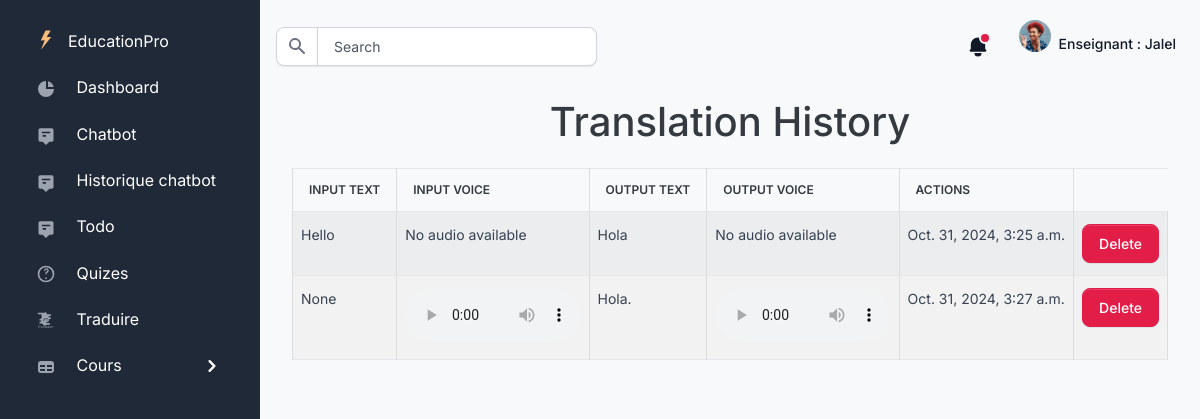
Page /langues/translatorhistory/ (signed in) on the committed database.
### accounts/models.py (models this page shows, shortened)
class CustomUser(AbstractUser):
    ROLES = [
        ('Etudiant', 'Étudiant'),
        ('Enseignant', 'Enseignant'),
    ]
    EXPERIENCES = [
        ('Débutant', 'Débutant'),
        ('Intermédiaire', 'Intermédiaire'),
        ('Avancé', 'Avancé'),
    ]
    SPECIALITES = [
        ('Développement Web', 'Développement Web'),
        ('Développement Mobile', 'Développement Mobile'),
        ('Développement Logiciel', 'Développement Logiciel'),
        ('Développement Jeux Vidéo', 'Développement Jeux Vidéo'),
        ('Développement Réseau', 'Développement Réseau'),
        ('Développement Système', 'Développement Système'),
        ('Développement Embarqué', 'Développement Embarqué'),
        ('Développement IA', 'Développement IA'),
        ('Développement IoT', 'Développement IoT'),
        ('Développement Cloud', 'Développement Cloud'),
        ('Développement Big Data', 'Développement Big Data'),
        ('Développement Blockchain', 'Développement Blockchain'),
        ('Développement Sécurité', 'Développement Sécurité'),
        ('Développement DevOps', 'Développement DevOps'),
        ('Développement Autre', 'Développement Autre'),
    ]
    role = models.CharField(max_length=50, choices=ROLES, default='Etudiant')
    experience = models.CharField(max_length=50, choices=EXPERIENCES, default='Débutant')
    diplomes = models.CharField(max_length=255, blank=True, null=True)
    specialite = models.CharField(max_length=100, blank=True, null=True)
    about = models.TextField(blank=True, null=True)
    avatar = models.ImageField(upload_to='avatars/', blank=True, null=True)

### gestionLangue/models.py (models this page shows, shortened)
class InputTranslator(models.Model):
    user = models.ForeignKey(settings.AUTH_USER_MODEL, on_delete=models.CASCADE)
    created_at = models.DateTimeField(auto_now_add=True)
    input_text = models.TextField(blank=True, null=True)
    input_voice = models.FileField(upload_to='gestionLangue/input_voice/', blank=True, null=True)

class OutputTranslator(models.Model):
    input_translator = models.ForeignKey(InputTranslator, on_delete=models.CASCADE)
    created_at = models.DateTimeField(auto_now_add=True)
    output_text = models.TextField(blank=True, null=True)
    output_voice = models.FileField(upload_to='gestionLangue/output_voice/', blank=True, null=True)

### gestionLangue/views.py (the view)
# urls.py: path('translatorhistory/', views.translator_history, name='translator_history'),
def translator_history(request):
    input_translations = InputTranslator.objects.filter(user=request.user).prefetch_related('outputtranslator_set')
    context = {
        'input_translations': input_translations,
    }
    return render(request, 'translator_history.html', context)

### gestionLangue/templates/translator_history.html (shortened to what this page needs)
{% extends "layouts/base.html" %}
{% block content %}
<body>
    <h1>Translation History</h1>
    <div class="container">
        <table class="table table-striped table-bordered">
            <thead >
                <tr>
                    <th style="color: #343a40;">Input Text</th>
                    <th style="color: #343a40;">Input Voice</th>
                    <th style="color: #343a40;">Output Text</th>
                    <th style="color: #343a40;">Output Voice</th>
                    <th style="color: #343a40;">Actions</th>
                </tr>
            </thead>
            <tbody>
                {% for input_translation in input_translations %}
                    <tr>
                        <td>{{ input_translation.input_text }}</td>
                        <td class="audio-cell">
                            {% if input_translation.input_voice %}
                                <audio controls>
                                    <source src="{{ input_translation.input_voice.url }}" type="audio/mpeg">
                                </audio>
                            {% else %}
                                No audio available
                            {% endif %}
                        </td>
                        {% for output_translation in input_translation.outputtranslator_set.all %}
                            <td>{{ output_translation.output_text }}</td>
                            <td class="audio-cell">
                                {% if output_translation.output_voice %}
                                    <audio controls>
                                        <source src="{{ output_translation.output_voice.url }}" type="audio/mpeg">
                                    </audio>
                                {% else %}
                                    No audio available
                                {% endif %}
                            </td>
                            <td>{{ input_translation.created_at }}</td>
                            <td>
                                <button class="btn btn-danger" onclick="deleteTranslation({{ input_translation.id }})">Delete</button>
                            </td>
                        {% endfor %}
                    </tr>
                {% empty %}
                    <tr>
                        <td colspan="6" class="text-center">No translations found.</td>
                    </tr>
                {% endfor %}
            </tbody>
        </table>
    </div>
</body>
{% endblock content %}

### templates/layouts/base.html (shortened to what this page needs)
<!DOCTYPE html>
<html lang="en">
<head>
<link type="text/css" href="/static/assets/vendor/sweetalert2/dist/sweetalert2.min.css" rel="stylesheet">
<link type="text/css" href="/static/assets/vendor/notyf/notyf.min.css" rel="stylesheet">
<link type="text/css" href="/static/assets/css/volt.css" rel="stylesheet">
</head>
<body>
    {% include 'includes/sidebar.html' %}
    <main class="content">
      {% include 'includes/navigation.html' %}
      {% block content %}{% endblock content %}
    </main>
</body>
</html>

### templates/includes/sidebar.html (shortened to what this page needs)
        <nav id="sidebarMenu" class="sidebar d-lg-block bg-gray-800 text-white collapse" data-simplebar>
          <div class="sidebar-inner px-4 pt-3">
            <ul class="nav flex-column pt-3 pt-md-0">
              <li class="nav-item">
                <a href="/" class="nav-link d-flex align-items-center">
                  <span class="sidebar-icon">
                    <img src="/static/assets/img/brand/light.svg" height="20" width="20" alt="Volt Logo">
                  </span>
                  <span class="mt-1 ms-1 sidebar-text">EducationPro</span>
                </a>
              </li>
              <li class="nav-item {% if 'dashboard' in segment %} active {% endif %}">
                <a  href="{% url 'dashboard' %}" class="nav-link">
                  <span class="sidebar-icon">
                    <svg class="icon icon-xs me-2" fill="currentColor" viewBox="0 0 20 20" xmlns="http://www.w3.org/2000/svg"><path d="M2 10a8 8 0 018-8v8h8a8 8 0 11-16 0z"></path><path d="M12 2.252A8.014 8.014 0 0117.748 8H12V2.252z"></path></svg>
                  </span>
                  <span class="sidebar-text">Dashboard</span>
                </a>
              </li>
              <li class="nav-item {% if 'Chatbot' in segment %} active {% endif %}">
                <a href="{% url 'chatbot' %}" class="nav-link">
                  <span class="sidebar-icon">
                    <svg class="icon icon-xs me-2" fill="currentColor" viewBox="0 0 24 24" xmlns="http://www.w3.org/2000/svg">
                      <path d="M21 6c0-1.1-.9-2-2-2H5c-1.1 0-2 .9-2 2v12c0 1.1.9 2 2 2h3l4 4 4-4h3c1.1 0 2-.9 2-2V6zm-9 8h-4v-2h4v2zm5-4H7V8h10v2z"></path>
                    </svg>
                  </span>
                  <span class="sidebar-text">Chatbot</span>
                </a>
              </li>
              <li class="nav-item {% if 'historique_chatbot' in segment %} active {% endif %}">
                <a href="{% url 'historique_chatbot' %}" class="nav-link">
                  <span class="sidebar-icon">
                    <svg class="icon icon-xs me-2" fill="currentColor" viewBox="0 0 24 24" xmlns="http://www.w3.org/2000/svg">
                      <path d="M21 6c0-1.1-.9-2-2-2H5c-1.1 0-2 .9-2 2v12c0 1.1.9 2 2 2h3l4 4 4-4h3c1.1 0 2-.9 2-2V6zm-9 8h-4v-2h4v2zm5-4H7V8h10v2z"></path>
                    </svg>
                  </span>
                  <span class="sidebar-text">Historique chatbot</span>
                </a>
              </li>
              <li class="nav-item {% if 'user_todo_list' in segment %} active {% endif %}">
                <a href="{% url 'user_todo_list' %}" class="nav-link">
                  <span class="sidebar-icon">
                    <svg class="icon icon-xs me-2" fill="currentColor" viewBox="0 0 24 24" xmlns="http://www.w3.org/2000/svg">
                      <path d="M21 6c0-1.1-.9-2-2-2H5c-1.1 0-2 .9-2 2v12c0 1.1.9 2 2 2h3l4 4 4-4h3c1.1 0 2-.9 2-2V6zm-9 8h-4v-2h4v2zm5-4H7V8h10v2z"></path>
                    </svg>
                  </span>
                  <span class="sidebar-text">Todo</span>
                </a>
              </li>
            <li class="nav-item {% if 'Quiz' in segment %} active {% endif %}">
                <a href="{% url 'quiz_list' %}" class="nav-link">
                  <span class="sidebar-icon">
                </span>
                  <span class="sidebar-text">Quizes</span>
                </a>
              </li>
              <li class="nav-item {% if 'settings' in segment %} active {% endif %}">
                <a  href="{% url 'gradio_view' %}" class="nav-link">
                  <span class="sidebar-icon">
                  </span>
                  <span class="sidebar-text">Traduire</span>
                </a>
              </li>
              <li class="nav-item {% if 'tables-bootstrap-' in segment %} active {% endif %}">
                <span
                  class="nav-link  collapsed  d-flex justify-content-between align-items-center"
                  data-bs-toggle="collapse" data-bs-target="#submenu-app">
                  <span>
                    <span class="sidebar-icon">
                      <svg class="icon icon-xs me-2" fill="currentColor" viewBox="0 0 20 20" xmlns="http://www.w3.org/2000/svg"><path fill-rule="evenodd" d="M5 4a3 3 0 00-3 3v6a3 3 0 003 3h10a3 3 0 003-3V7a3 3 0 00-3-3H5zm-1 9v-1h5v2H5a1 1 0 01-1-1zm7 1h4a1 1 0 001-1v-1h-5v2zm0-4h5V8h-5v2zM9 8H4v2h5V8z" clip-rule="evenodd"></path></svg>
                    </span>
                    <span class="sidebar-text">Cours</span>
                  </span>
                  <span class="link-arrow">
                    <svg class="icon icon-sm" fill="currentColor" viewBox="0 0 20 20" xmlns="http://www.w3.org/2000/svg"><path fill-rule="evenodd" d="M7.293 14.707a1 1 0 010-1.414L10.586 10 7.293 6.707a1 1 0 011.414-1.414l4 4a1 1 0 010 1.414l-4 4a1 1 0 01-1.414 0z" clip-rule="evenodd"></path></svg>
                  </span>
                </span>
              </li>
            </ul>
          </div>
        </nav>

### templates/includes/navigation.html (shortened to what this page needs)
<nav class="navbar navbar-top navbar-expand navbar-dashboard navbar-dark ps-0 pe-2 pb-0">
              <div class="container-fluid px-0">
                <div class="d-flex justify-content-between w-100" id="navbarSupportedContent">
                  <div class="d-flex align-items-center">
                    <form class="navbar-search form-inline" id="navbar-search-main">
                      <div class="input-group input-group-merge search-bar">
                          <span class="input-group-text" id="topbar-addon">
                          </span>
                          <input type="text" class="form-control" id="topbarInputIconLeft" placeholder="Search" aria-label="Search" aria-describedby="topbar-addon">
                      </div>
                    </form>
                  </div>
                  <ul class="navbar-nav align-items-center">
                    <li class="nav-item dropdown">
                      <a class="nav-link text-dark notification-bell unread dropdown-toggle" data-unread-notifications="true" href="#" role="button" data-bs-toggle="dropdown" data-bs-display="static" aria-expanded="false">
                        <svg class="icon icon-sm text-gray-900" fill="currentColor" viewBox="0 0 20 20" xmlns="http://www.w3.org/2000/svg"><path d="M10 2a6 6 0 00-6 6v3.586l-.707.707A1 1 0 004 14h12a1 1 0 00.707-1.707L16 11.586V8a6 6 0 00-6-6zM10 18a3 3 0 01-3-3h6a3 3 0 01-3 3z"></path></svg>
                      </a>
                    </li>
                    <li class="nav-item dropdown ms-lg-3">
                      <a class="nav-link dropdown-toggle pt-1 px-0" href="#" role="button" data-bs-toggle="dropdown" aria-expanded="false">
                        <div class="media d-flex align-items-center">
                            <p class="text-center">
                                {% if user.avatar %}
                                <img src="{{ user.avatar.url }}" alt="Avatar"  class="avatar rounded-circle" >
                                {% else %}
                                <img src="/static/assets/img/team/profile-picture-3.jpg" alt="Avatar"  class="avatar rounded-circle" >
                                {% endif %}
                            </p>
                          <div class="media-body ms-2 text-dark align-items-center d-none d-lg-block">
                            <span class="mb-0 font-small fw-bold text-gray-900">
                              {% if user.is_authenticated and user.role == 'Etudiant'%}
                                Etudiant : <strong>{{ request.user.username }}</strong>
                              {% else %}
                                Enseignant : <strong>{{ request.user.username }}</strong>
                              {% endif %}
                            </span>
                          </div>
                        </div>
                      </a>
                    </li>
                  </ul>
                </div>
              </div>
            </nav>

### gestionLangue/templates/translator_history.html (style rules this page uses)
body { background-color: #f8f9fa; }
.audio-cell { width: 200px; white-space: nowrap; overflow: hidden; text-overflow: clip; }
h1 { text-align: center; margin: 20px 0; font-size: 2.5em; color: #343a40; }
th, td { padding: 15px; text-align: left; border: 1px solid #dee2e6; }
th { background-color: #007bff; color: white; font-weight: bold; }
tr:nth-child(even) { background-color: #f2f2f2; }
audio { width: 100%; max-width: 200px; }
table { width: 100%; border-collapse: collapse; }
th, td { padding: 10px; text-align: left; border: 1px solid #ddd; }
.audio-cell { width: 250px; white-space: nowrap; overflow: hidden; text-overflow: clip; }
button.btn-danger { margin: 0; }

### rows in the picture
CustomUser: user.username "Jalel"
InputTranslator: input_text "Hello", input_voice "No audio available", created_at "Oct. 31, 2024, 3:25 a.m."
OutputTranslator: output_text "Hola", output_voice "No audio available"
InputTranslator: input_text "None", created_at "Oct. 31, 2024, 3:27 a.m."
OutputTranslator: output_text "Hola."
